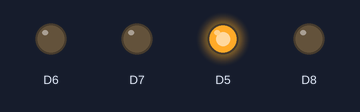
The sketch below on a simulated ESP8266 (NodeMCU). Parts: output pins drawn as LEDs (lit = HIGH). Random numbers use the default seed unless the sketch sets one.

Above: at 0.1 s.
At 15.1 s:
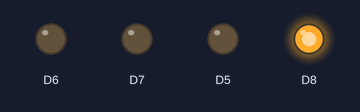
At 27.1 s:
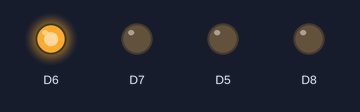
At 39.1 s:
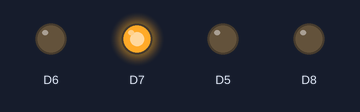
Timing chart, 0 to 40.0 s (numbered marks = the images above):
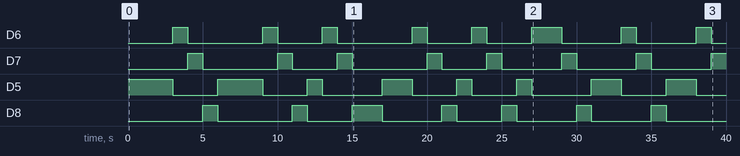

Measured:
- by itself, D6: LOW → HIGH at 3.0 s, → LOW 1.0 s later, → HIGH 5.0 s later, → LOW 1.0 s later, … (16 changes in this stretch)
- by itself, D7: LOW → HIGH at 4.0 s, → LOW 1.0 s later, → HIGH 5.0 s later, → LOW 1.0 s later, … (15 changes in this stretch)
- by itself, D5: LOW → HIGH at 0.00 s, → LOW 3.0 s later, → HIGH 3.0 s later, → LOW 3.0 s later, … (16 changes in this stretch)
- by itself, D8: LOW → HIGH at 5.0 s, → LOW 1.0 s later, → HIGH 5.0 s later, → LOW 1.0 s later, … (14 changes in this stretch)

The sketch:

4rah.ino
```cpp
void setup() {
  // put your setup code here, to run once:
  pinMode(D5, OUTPUT) ;
  pinMode(D6, OUTPUT) ;
  pinMode(D7, OUTPUT) ;
  pinMode(D8, OUTPUT) ;
}
int q[] = {76,70,70,74};

int safe =0;
int vazeiat=0;

void loop() {
  // put your main code here, to run repeatedly:
  if ( q[0] >= q[1] && q[0] >= q[2] && q[0] >= q[3])
  {
    while (q[0] >= q[1] && q[0] >= q[2] && q[0] >= q[3])
    {
      digitalWrite(D5 , HIGH);
      delay(1000);
      q[0] --;
      safe = random(0,4);
      vazeiat = random(-1,2);
      q[safe] = q[safe] + (vazeiat);
    }
    digitalWrite(D5 , LOW);
    digitalWrite(D6 , HIGH);
    delay(1000);
    q[1] -- ;
    safe = random(0,4);
    vazeiat = random(-1,2);
    q[safe] = q[safe] + (vazeiat);
    digitalWrite(D6 , LOW);
    digitalWrite(D7 , HIGH);
    delay(1000);
    q[2] -- ;
    safe = random(0,4);
    vazeiat = random(-1,2);
    q[safe] = q[safe] + (vazeiat);
    digitalWrite(D7 , LOW);
    digitalWrite(D8 , HIGH) ;
    delay(1000);
    q[3] -- ;
    safe = random(0,4);
    vazeiat = random(-1,2);
    q[safe] = q[safe] + (vazeiat);
    digitalWrite(D8 , LOW) ;
  }
  if ( q[1] >= q[0] && q[1] >= q[2] && q[1] >= q[3])
  {
    digitalWrite(D5 , HIGH);
    delay(1000);
    q[0] --;
    safe = random(0,4);
    vazeiat = random(-1,2);
    q[safe] = q[safe] + (vazeiat);
    digitalWrite(D5 , LOW);
    while (q[1] >= q[0] && q[1] >= q[2] && q[1] >= q[3])
    {
      digitalWrite(D6 , HIGH);
      delay(1000);
      q[1] -- ;
      safe = random(0,4);
      vazeiat = random(-1,2);
      q[safe] = q[safe] + (vazeiat);
    }
    digitalWrite(D6 , LOW);
    digitalWrite(D7 , HIGH);
    delay(1000);
    q[2] -- ;
    safe = random(0,4);
    vazeiat = random(-1,2);
    q[safe] = q[safe] + (vazeiat);
    digitalWrite(D7 , LOW);
    digitalWrite(D8 , HIGH) ;
    delay(1000);
    q[3] -- ;
    safe = random(0,4);
    vazeiat = random(-1,2);
    q[safe] = q[safe] + (vazeiat);
    digitalWrite(D8 , LOW) ;
  }
  if ( q[2] >= q[0] && q[2] >= q[1] && q[2] >= q[3])
  {
    digitalWrite(D5 , HIGH);
    delay(1000);
    q[0] --;
    digitalWrite(D5 , LOW);
    digitalWrite(D6 , HIGH);
    delay(1000);
    q[1] -- ;
    safe = random(0,4);
    vazeiat = random(-1,2);
    q[safe] = q[safe] + (vazeiat);
    digitalWrite(D6 , LOW);
    while (q[2] >= q[0] && q[2] >= q[1] && q[2] >= q[3])
    {
      digitalWrite(D7 , HIGH);
      delay(1000);
      q[2] -- ;
      safe = random(0,4);
      vazeiat = random(-1,2);
      q[safe] = q[safe] + (vazeiat);
    }
    digitalWrite(D7 , LOW);
    digitalWrite(D8 , HIGH) ;
    delay(1000);
    q[3] -- ;
    safe = random(0,4);
    vazeiat = random(-1,2);
    q[safe] = q[safe] + (vazeiat);
    digitalWrite(D8 , LOW) ;
  }
  if ( q[3] >= q[0] && q[3] >= q[1] && q[3] >= q[2])
  {
    digitalWrite(D5 , HIGH);
    delay(1000);
    q[0] --;
          safe = random(0,4);
      vazeiat = random(-1,2);
      q[safe] = q[safe] + (vazeiat);
    digitalWrite(D5 , LOW);
    digitalWrite(D6 , HIGH);
    delay(1000);
    q[1] -- ;
          safe = random(0,4);
      vazeiat = random(-1,2);
      q[safe] = q[safe] + (vazeiat);
    digitalWrite(D6 , LOW);
    digitalWrite(D7 , HIGH);
    delay(1000);
    q[2] -- ;
          safe = random(0,4);
      vazeiat = random(-1,2);
      q[safe] = q[safe] + (vazeiat);
    digitalWrite(D7 , LOW);
    while (q[3] >= q[0] && q[3] >= q[1] && q[3] >= q[2])
    {
      digitalWrite(D8 , HIGH) ;
      delay(1000);
      q[3] -- ;
            safe = random(0,4);
      vazeiat = random(-1,2);
      q[safe] = q[safe] + (vazeiat);
    }
    digitalWrite(D8 , LOW) ;
  }

}
```
